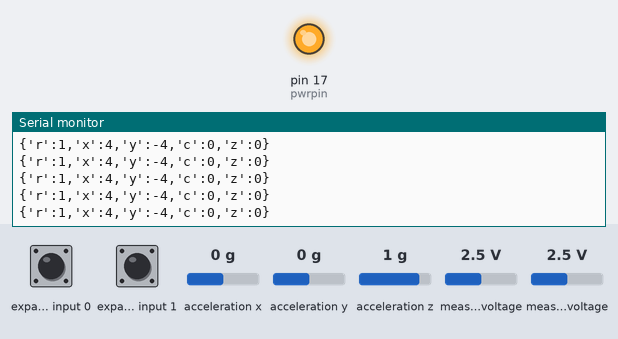
A sketch run on a simulated Arduino Uno, built with avr-gcc and run on an emulated ATmega328P. Shown: output pins drawn as LEDs (lit = HIGH), the last lines printed to the serial monitor. Wiring (inferred from the names in the program): Wii Nunchuk at I2C address 0x52. Inputs (shaded band) come from the test bench; at power-on: acceleration x 0 g, measured voltage 2.5 V, acceleration z 1 g, expander input 0 HIGH, expander input 1 HIGH, acceleration y 0 g.

Above: at 1.3 s.
1.4 s: acceleration x set to -1.4 g
At 1.9 s:
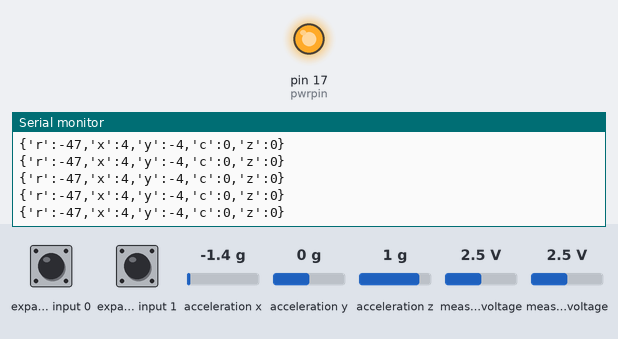
4.4 s: measured voltage (sensor 200) set to 0.1 V
At 4.54 s:
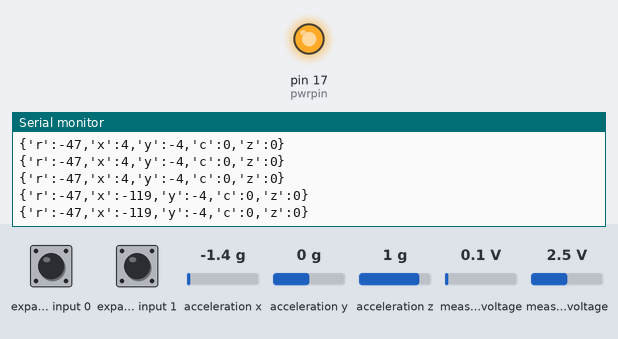
7.4 s: measured voltage (sensor 201) set to 0.1 V
At 7.42 s:
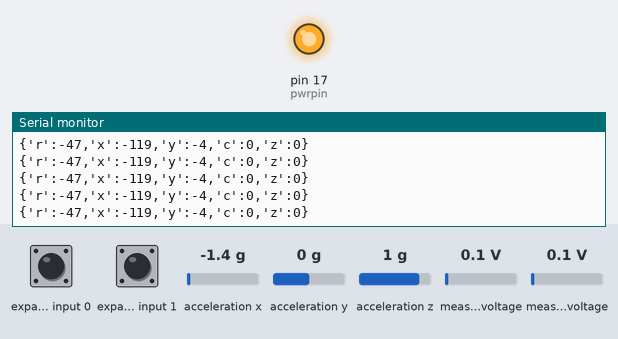
10.4 s: acceleration z set to -1.4 g
At 10.4 s:
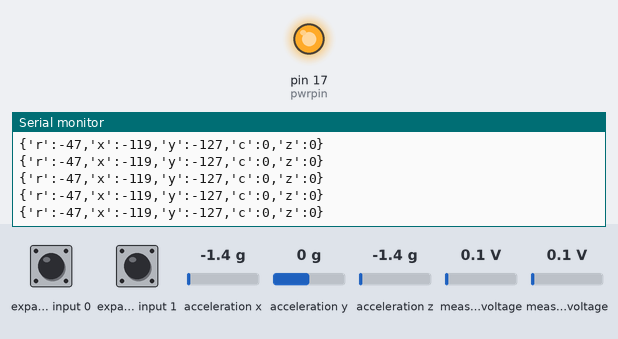
13.4 s: measured voltage (sensor 200) set to 1.2 V
At 13.41 s:
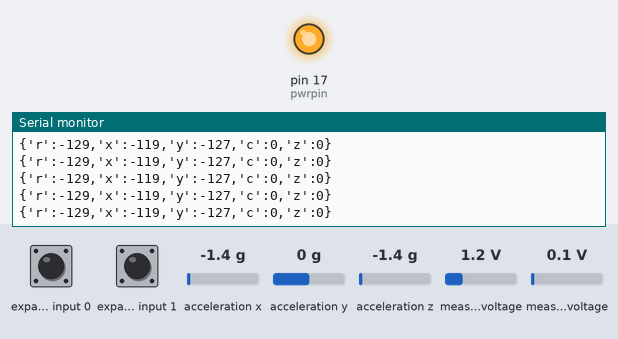
16.4 s: measured voltage (sensor 201) set to 1.2 V
At 16.4 s:
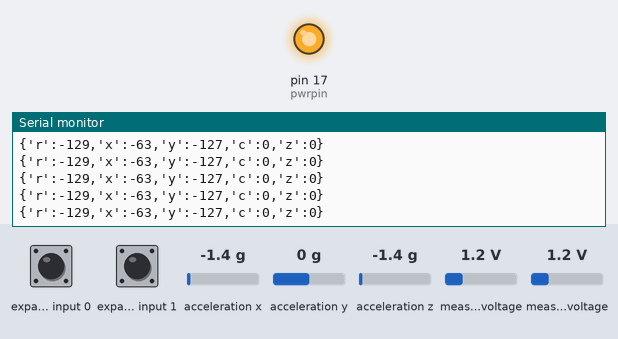
Timing chart, 0 to 19.4 s (numbered marks = the images above; inputs shaded):
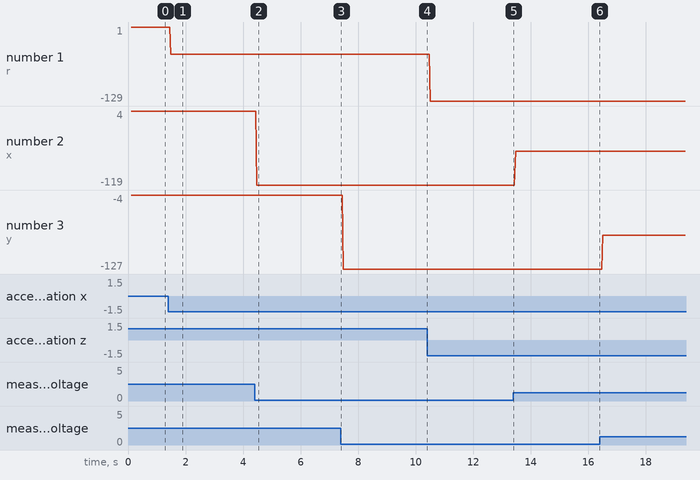

Measured:
- after the input at 1.4 s, the serial monitor: prints a new line after 0.08 s (image 1)
- after the input at 4.4 s, the serial monitor: prints a new line after 0.08 s (image 2)
- plotted number 1: 1 → -47 after the input at 1.4 s, -47 → -129 after the input at 10.4 s
- plotted number 2: 4 → -119 after the input at 4.4 s, -119 → -63 after the input at 13.4 s
- plotted number 3: -4 → -127 after the input at 7.4 s, -127 → -71 after the input at 16.4 s

The sketch:

wiiChuckTest_cpp.ino
```cpp
#include <Wire.h>


#include <math.h>

#include "WiiChuck.h"
//#include "nunchuck_funcs.h"

#define MAXANGLE 90
#define MINANGLE -90


WiiChuck chuck = WiiChuck();
int angleStart, currentAngle;
int tillerStart = 0;
double angle;

void setup() {
  //nunchuck_init();
  Serial.begin(9600);
  chuck.begin();
  chuck.update();
  //chuck.calibrateJoy();
}


void loop() {
  chuck.update();

  Serial.print("{");
      Serial.print("'r':");
      Serial.print(chuck.readRoll());
    Serial.print(",");
 //     Serial.print("'p':");
 //     Serial.print(chuck.readPitch());
 //   Serial.print(",");
 //     Serial.print("'aX':");
 //     Serial.print((int)chuck.readAccelX());
 //   Serial.print(",");
 //     Serial.print("'aY':");
 //     Serial.print((int)chuck.readAccelY());
 //   Serial.print(",");
 //     Serial.print("'aZ':");
 //     Serial.print((int)chuck.readAccelZ());
 //   Serial.print(",");
      Serial.print("'x':");
      Serial.print((int)chuck.readJoyX());
    Serial.print(",");
      Serial.print("'y':");
      Serial.print((int)chuck.readJoyY());
    Serial.print(",");
      Serial.print("'c':");
      Serial.print((bool)chuck.buttonC);
    Serial.print(",");
      Serial.print("'z':");
      Serial.print((bool)chuck.buttonZ);
  Serial.print("}");

  Serial.println();
}
```

WiiChuck.h
```cpp
/*
 * Nunchuck -- Use a Wii Nunchuck
 * Tim Hirzel http://www.growdown.com
 *
 notes on Wii Nunchuck Behavior.
 This library provides an improved derivation of rotation angles from the nunchuck accelerometer data.
 The biggest different over existing libraries (that I know of ) is the full 360 degrees of Roll data
 from teh combination of the x and z axis accelerometer data using the math library atan2.

 It is accurate with 360 degrees of roll (rotation around axis coming out of the c button, the front of the wii),
 and about 180 degrees of pitch (rotation about the axis coming out of the side of the wii).  (read more below)

 In terms of mapping the wii position to angles, its important to note that while the Nunchuck
 sense Pitch, and Roll, it does not sense Yaw, or the compass direction.  This creates an important
 disparity where the nunchuck only works within one hemisphere.  At a result, when the pitch values are
 less than about 10, and greater than about 170, the Roll data gets very unstable.  essentially, the roll
 data flips over 180 degrees very quickly.   To understand this property better, rotate the wii around the
 axis of the joystick.  You see the sensor data stays constant (with noise).  Because of this, it cant know
 the difference between arriving upside via 180 degree Roll, or 180 degree pitch.  It just assumes its always
 180 roll.


 *
 * This file is an adaptation of the code by these authors:
 * Tod E. Kurt, http://todbot.com/blog/
 *
 * The Wii Nunchuck reading code is taken from Windmeadow Labs
 * http://www.windmeadow.com/node/42
 *
 * Conversion to Arduino 1.0 by Danjovic
 * http://hotbit.blogspot.com
 *
 * Included the Fix from Martin Peris by Leopold Klimesch
 * http://blog.martinperis.com/2011/04/arduino-wiichuck.html
 *
 *
 */

#ifndef WiiChuck_h
#define WiiChuck_h

#include "Arduino.h"
#include <Wire.h>
#include <math.h>


// these may need to be adjusted for each nunchuck for calibration
#define ZEROX 510
#define ZEROY 490
#define ZEROZ 460
#define RADIUS 210  // probably pretty universal

#define DEFAULT_ZERO_JOY_X 124
#define DEFAULT_ZERO_JOY_Y 132

//Set the power pins for the wiichuck, otherwise it will not be powered up
#define pwrpin PORTC3
#define gndpin PORTC2


class WiiChuck {
    private:
        uint8_t cnt;
        uint8_t status[6];              // array to store wiichuck output
        uint8_t averageCounter;
        //int accelArray[3][AVERAGE_N];  // X,Y,Z
        int i;
        int total;
        uint8_t zeroJoyX;   // these are about where mine are
        uint8_t zeroJoyY; // use calibrateJoy when the stick is at zero to correct
        int lastJoyX;
        int lastJoyY;
        int angles[3];

        bool lastZ, lastC;


    public:

        uint8_t joyX;
        uint8_t joyY;
        bool buttonZ;
        bool buttonC;
        void begin()
        {
			//Set power pinds
            DDRC |= _BV(pwrpin) | _BV(gndpin);

            PORTC &=~ _BV(gndpin);

            PORTC |=  _BV(pwrpin);

            delay(100);  // wait for things to stabilize


            //send initialization handshake
            Wire.begin();
            cnt = 0;
            averageCounter = 0;
            // instead of the common 0x40 -> 0x00 initialization, we
            // use 0xF0 -> 0x55 followed by 0xFB -> 0x00.
            // this lets us use 3rd party nunchucks (like cheap $4 ebay ones)
            // while still letting us use official oness.
            // only side effect is that we no longer need to decode bytes in _nunchuk_decode_byte
            // see http://www.arduino.cc/cgi-bin/yabb2/YaBB.pl?num=1264805255
            //
            Wire.beginTransmission(0x52);       // device address
            Wire.write(0xF0);
            Wire.write(0x55);
            Wire.endTransmission();
            delay(1);
            Wire.beginTransmission(0x52);
            Wire.write(0xFB);

            Wire.write(0x01);
            Wire.write((uint8_t)0x00);

            Wire.endTransmission();
            update();
            for (i = 0; i<3;i++) {
                angles[i] = 0;
            }
            zeroJoyX = DEFAULT_ZERO_JOY_X;
            zeroJoyY = DEFAULT_ZERO_JOY_Y;
        }


        void calibrateJoy() {
            zeroJoyX = joyX;
            zeroJoyY = joyY;
        }

        void update() {

            Wire.requestFrom (0x52, 6); // request data from nunchuck
            while (Wire.available ()) {
                // receive byte as an integer
                status[cnt] = _nunchuk_decode_byte (Wire.read()); //
                cnt++;
            }
            if (cnt > 5) {
                lastZ = buttonZ;
                lastC = buttonC;
                lastJoyX = readJoyX();
                lastJoyY = readJoyY();
                //averageCounter ++;
                //if (averageCounter >= AVERAGE_N)
                //    averageCounter = 0;

                cnt = 0;
                joyX = (status[0]);
                joyY = (status[1]);
                for (i = 0; i < 3; i++)
                    //accelArray[i][averageCounter] = ((int)status[i+2] << 2) + ((status[5] & (B00000011 << ((i+1)*2) ) >> ((i+1)*2)));
                    angles[i] = (status[i+2] << 2) + ((status[5] & (B00000011 << ((i+1)*2) ) >> ((i+1)*2)));

                //accelYArray[averageCounter] = ((int)status[3] << 2) + ((status[5] & B00110000) >> 4);
                //accelZArray[averageCounter] = ((int)status[4] << 2) + ((status[5] & B11000000) >> 6);

                buttonZ = !( status[5] & B00000001);
                buttonC = !((status[5] & B00000010) >> 1);
                _send_zero(); // send the request for next bytes

            }
        }


    // UNCOMMENT FOR DEBUGGING
    //byte * getStatus() {
    //    return status;
    //}

    float readAccelX() {
       // total = 0; // accelArray[xyz][averageCounter] * FAST_WEIGHT;
        return (float)angles[0] - ZEROX;
    }
    float readAccelY() {
        // total = 0; // accelArray[xyz][averageCounter] * FAST_WEIGHT;
        return (float)angles[1] - ZEROY;
    }
    float readAccelZ() {
        // total = 0; // accelArray[xyz][averageCounter] * FAST_WEIGHT;
        return (float)angles[2] - ZEROZ;
    }

    bool zPressed() {
        return (buttonZ && ! lastZ);
    }
    bool cPressed() {
        return (buttonC && ! lastC);
    }

    // for using the joystick like a directional button
    bool rightJoy(int thresh=60) {
        return (readJoyX() > thresh and lastJoyX <= thresh);
    }

    // for using the joystick like a directional button
    bool leftJoy(int thresh=60) {
        return (readJoyX() < -thresh and lastJoyX >= -thresh);
    }


    int readJoyX() {
        return (int) joyX - zeroJoyX;
    }

    int readJoyY() {
        return (int)joyY - zeroJoyY;
    }


    // R, the radius, generally hovers around 210 (at least it does with mine)
   // int R() {
   //     return sqrt(readAccelX() * readAccelX() +readAccelY() * readAccelY() + readAccelZ() * readAccelZ());
   // }


    // returns roll degrees
    int readRoll() {
        return (int)(atan2(readAccelX(),readAccelZ())/ M_PI * 180.0);
    }

    // returns pitch in degrees
    int readPitch() {
        return (int) (acos(readAccelY()/RADIUS)/ M_PI * 180.0);  // optionally swap 'RADIUS' for 'R()'
    }

    private:
        uint8_t _nunchuk_decode_byte (uint8_t x)
        {
            //decode is only necessary with certain initializations
            //x = (x ^ 0x17) + 0x17;
            return x;
        }

        void _send_zero()
        {
            Wire.beginTransmission (0x52);      // transmit to device 0x52
            Wire.write ((uint8_t)0x00);         // sends one byte
            Wire.endTransmission ();    // stop transmitting
        }

};


#endif
```
